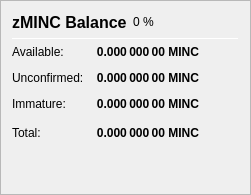
                   <widget class="QFrame" name="frame_ZerocoinBalances">
                    <property name="frameShape">
                     <enum>QFrame::StyledPanel</enum>
                    </property>
                    <property name="frameShadow">
                     <enum>QFrame::Raised</enum>
                    </property>
                    <layout class="QVBoxLayout" name="verticalLayout_7">
                     <item>
                      <layout class="QHBoxLayout" name="horizontalLayout_8" stretch="0,0,0">
                       <item>
                        <widget class="QLabel" name="label_5z_3">
                         <property name="minimumSize">
                          <size>
                           <width>0</width>
                           <height>20</height>
                          </size>
                         </property>
                         <property name="font">
                          <font>
                           <pointsize>12</pointsize>
                           <weight>75</weight>
                           <bold>true</bold>
                          </font>
                         </property>
                         <property name="text">
                          <string>zMINC Balance</string>
                         </property>
                        </widget>
                       </item>
                       <item>
                        <widget class="QLabel" name="labelzMINCPercent">
                         <property name="text">
                          <string notr="true">0 %</string>
                         </property>
                        </widget>
                       </item>
                       <item>
                        <spacer name="horizontalSpacer_11">
                         <property name="orientation">
                          <enum>Qt::Horizontal</enum>
                         </property>
                         <property name="sizeHint" stdset="0">
                          <size>
                           <width>40</width>
                           <height>20</height>
                          </size>
                         </property>
                        </spacer>
                       </item>
                      </layout>
                     </item>
                     <item>
                      <widget class="Line" name="line_ZerocoinBalance">
                       <property name="minimumSize">
                        <size>
                         <width>0</width>
                         <height>1</height>
                        </size>
                       </property>
                       <property name="maximumSize">
                        <size>
                         <width>16777215</width>
                         <height>1</height>
                        </size>
                       </property>
                       <property name="orientation">
                        <enum>Qt::Horizontal</enum>
                       </property>
                      </widget>
                     </item>
                     <item>
                      <layout class="QGridLayout" name="gridLayout_5">
                       <property name="spacing">
                        <number>12</number>
                       </property>
                       <item row="1" column="0">
                        <widget class="QLabel" name="labelzBalanceMatureText">
                         <property name="toolTip">
                          <string>Mature: more than 20 confirmation and more than 1 mint of the same denomination after it was minted.
These zMINC are spendable.</string>
                         </property>
                         <property name="text">
                          <string>Available:</string>
                         </property>
                        </widget>
                       </item>
                       <item row="1" column="1">
                        <widget class="QLabel" name="labelzBalanceMature">
                         <property name="font">
                          <font>
                           <weight>75</weight>
                           <bold>true</bold>
                          </font>
                         </property>
                         <property name="toolTip">
                          <string>Mature: more than 20 confirmation and more than 1 mint of the same denomination after it was minted.
These zMINC are spendable.</string>
                         </property>
                         <property name="text">
                          <string notr="true">0.000 000 00 MINC</string>
                         </property>
                         <property name="alignment">
                          <set>Qt::AlignRight|Qt::AlignTrailing|Qt::AlignVCenter</set>
                         </property>
                        </widget>
                       </item>
                       <item row="2" column="0">
                        <widget class="QLabel" name="labelzBalanceUnconfirmedText">
                         <property name="toolTip">
                          <string>Unconfirmed: less than 20 confirmations
Immature: confirmed, but less than 1 mint of the same denomination after it was minted</string>
                         </property>
                         <property name="text">
                          <string>Unconfirmed:</string>
                         </property>
                        </widget>
                       </item>
                       <item row="2" column="1">
                        <widget class="QLabel" name="labelzBalanceUnconfirmed">
                         <property name="font">
                          <font>
                           <weight>75</weight>
                           <bold>true</bold>
                          </font>
                         </property>
                         <property name="toolTip">
                          <string>Unconfirmed: less than 20 confirmations
Immature: confirmed, but less than 1 mint of the same denomination after it was minted</string>
                         </property>
                         <property name="text">
                          <string notr="true">0.000 000 00 MINC</string>
                         </property>
                         <property name="alignment">
                          <set>Qt::AlignRight|Qt::AlignTrailing|Qt::AlignVCenter</set>
                         </property>
                        </widget>
                       </item>
                       <item row="3" column="0">
                        <widget class="QLabel" name="labelzBalanceImmatureText">
                         <property name="toolTip">
                          <string>Unconfirmed: less than 20 confirmations
Immature: confirmed, but less than 1 mint of the same denomination after it was minted</string>
                         </property>
                         <property name="text">
                          <string>Immature:</string>
                         </property>
                        </widget>
                       </item>
                       <item row="3" column="1">
                        <widget class="QLabel" name="labelzBalanceImmature">
                         <property name="font">
                          <font>
                           <weight>75</weight>
                           <bold>true</bold>
                          </font>
                         </property>
                         <property name="toolTip">
                          <string>Unconfirmed: less than 20 confirmations
Immature: confirmed, but less than 1 mint of the same denomination after it was minted</string>
                         </property>
                         <property name="text">
                          <string notr="true">0.000 000 00 MINC</string>
                         </property>
                         <property name="alignment">
                          <set>Qt::AlignRight|Qt::AlignTrailing|Qt::AlignVCenter</set>
                         </property>
                        </widget>
                       </item>
                       <item row="4" column="0">
                        <widget class="QLabel" name="labelzBalanceText">
                         <property name="toolTip">
                          <string>Your current zMINC balance, unconfirmed and immature zMINC included.</string>
                         </property>
                         <property name="text">
                          <string>Total:</string>
                         </property>
                        </widget>
                       </item>
                       <item row="4" column="1">
                        <widget class="QLabel" name="labelzBalance">
                         <property name="font">
                          <font>
                           <weight>75</weight>
                           <bold>true</bold>
                          </font>
                         </property>
                         <property name="cursor">
                          <cursorShape>IBeamCursor</cursorShape>
                         </property>
                         <property name="toolTip">
                          <string>Your current zMINC balance, unconfirmed and immature zMINC included.</string>
                         </property>
                         <property name="text">
                          <string notr="true">0.000 000 00 MINC</string>
                         </property>
                         <property name="alignment">
                          <set>Qt::AlignRight|Qt::AlignTrailing|Qt::AlignVCenter</set>
                         </property>
                         <property name="textInteractionFlags">
                          <set>Qt::LinksAccessibleByMouse|Qt::TextSelectableByKeyboard|Qt::TextSelectableByMouse</set>
                         </property>
                        </widget>
                       </item>
                       <item row="4" column="2">
                        <spacer name="horizontalSpacer_4">
                         <property name="orientation">
                          <enum>Qt::Horizontal</enum>
                         </property>
                         <property name="sizeHint" stdset="0">
                          <size>
                           <width>40</width>
                           <height>20</height>
                          </size>
                         </property>
                        </spacer>
                       </item>
                      </layout>
                     </item>
                     <item>
                      <spacer name="verticalSpacer_4">
                       <property name="orientation">
                        <enum>Qt::Vertical</enum>
                       </property>
                       <property name="sizeHint" stdset="0">
                        <size>
                         <width>20</width>
                         <height>40</height>
                        </size>
                       </property>
                      </spacer>
                     </item>
                    </layout>
                   </widget>
